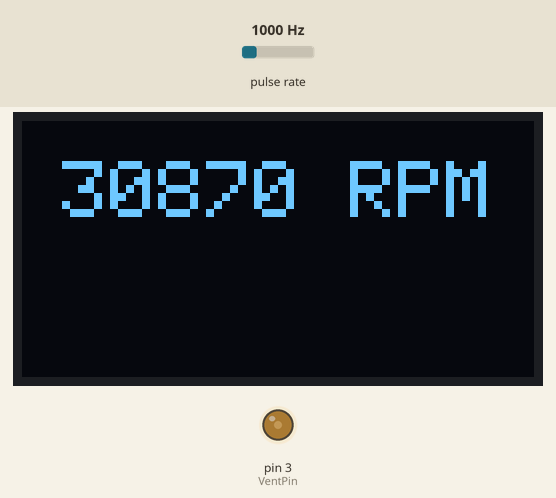
Bench run of a sketch on a simulated Arduino Uno, built with avr-gcc and run on an emulated ATmega328P. On the bench: 128×64 one-colour display, output pins drawn as LEDs (lit = HIGH). Wiring (inferred from the names in the program): pulse sensor: data pin 2. The test bench sets the inputs (shaded band); at power-on: pulse rate 1000 Hz. What the sketch prints to the serial monitor is not drawn.

Above: at 1.6 s.
1.7 s: pulse rate (sensor on pin 2) set to 100 Hz
At 2.9 s:
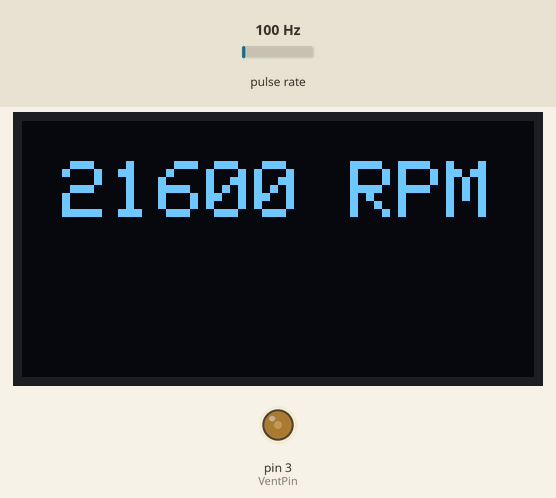
4.6 s: pulse rate (sensor on pin 2) set to 1250 Hz
At 7.3 s:
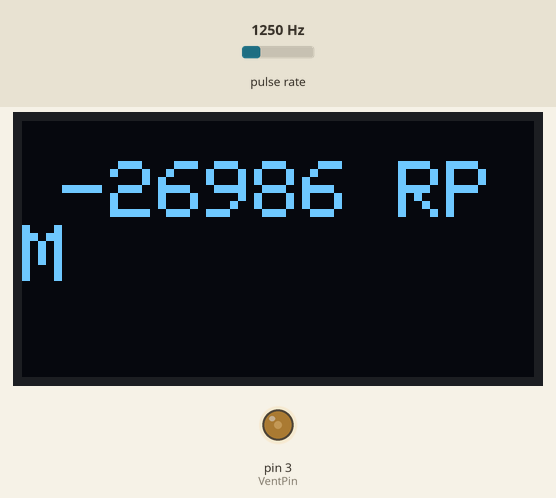
7.6 s: pulse rate (sensor on pin 2) set to 2500 Hz
At 10.5 s:
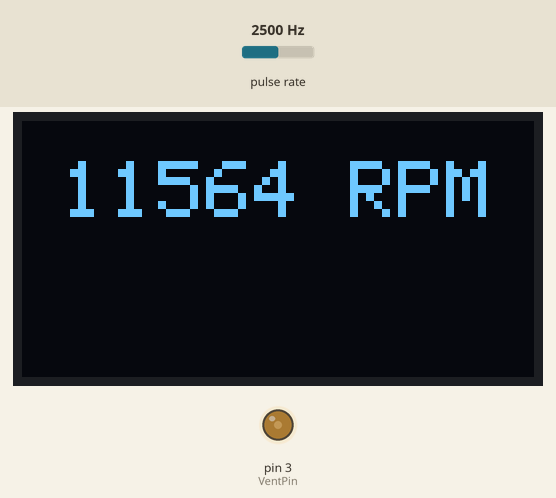
Timing chart, 0 to 12.0 s (numbered marks = the images above; inputs shaded):
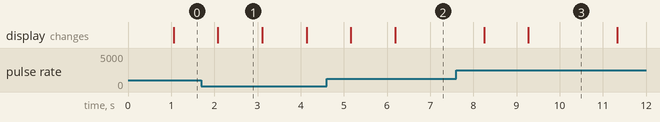

The sketch:

sketch_jan22a.ino
```cpp
#include <Wire.h>
#include <Adafruit_GFX.h>
#include <Adafruit_SSD1306.h>

#define OLED_RESET 7
word VentPin = 3; // Используем uint8_t вместо word

Adafruit_SSD1306 display(OLED_RESET);

const int tachometerPin = 2;
volatile unsigned long pulseCount = 0;
const float pulsesPerRevolution = 2.0;
float rpm = 0.0;
unsigned long lastMeasureTime = 0;
const unsigned long measureInterval = 1000;

void countPulse() {
  pulseCount++;
}

void setup() {
  Wire.begin();
  pinMode(VentPin, OUTPUT);
  pwm25kHzBegin();

  Serial.begin(9600);
  Serial.println("Инициализация измерения RPM...");

  pinMode(tachometerPin, INPUT_PULLUP); // Включаем внутренний pullup-резистор
  attachInterrupt(digitalPinToInterrupt(tachometerPin), countPulse, RISING);

  display.begin(SSD1306_SWITCHCAPVCC, 0x3C); // Инициализация дисплея в setup()
  display.clearDisplay(); // Очистка дисплея здесь же
  display.setTextSize(2);
  display.setTextColor(WHITE);
  display.setCursor(10, 10);

  pwm25kHzBegin();
  pwmDuty(22); // 25%

  lastMeasureTime = millis();
}

void loop() {
  if (millis() - lastMeasureTime >= measureInterval) { // Если интервал прошел
    noInterrupts(); // Запрещаем прерывания временно
    unsigned long currentPulseCount = pulseCount;
    pulseCount = 0; // Сбрасываем счетчик
    interrupts(); // Восстанавливаем прерывания

    unsigned long timeElapsed = millis() - lastMeasureTime;
    rpm = (currentPulseCount / pulsesPerRevolution) * (60000.0 / timeElapsed);
int rpm2 = 0;
rpm2=rpm;
    Serial.print("RPM: ");
    Serial.println(rpm2);

    display.clearDisplay(); // Очищаем дисплей перед обновлением данных
    display.setCursor(10, 10);
    display.print(rpm2); // Выводим значение RPM
    display.print(" RPM");
    display.display(); // Отображаем новое значение на дисплее

    lastMeasureTime = millis(); // Обновляем время последней проверки
  }
}

void pwm25kHzBegin() {
  TCCR2A = 0;
  TCCR2B = 0;
  TIMSK2 = 0;
  TIFR2 = 0;
  TCCR2A |= (1 << COM2B1) | (1 << WGM21) | (1 << WGM20);
  TCCR2B |= (1 << WGM22) | (1 << CS21);
  OCR2A = 79;
  OCR2B = 0;
}

void pwmDuty(byte ocrb) {
  OCR2B = ocrb;
}
```

Measured:
- after the input at 1.7 s, the display: changes after 0.38 s (image 1)
- after the input at 4.6 s, the display: first changes after 0.56 s (image 2 shows a later state)
- what the display in image 1 shows lasts 1.0 s, from 2.1 s to 3.1 s
